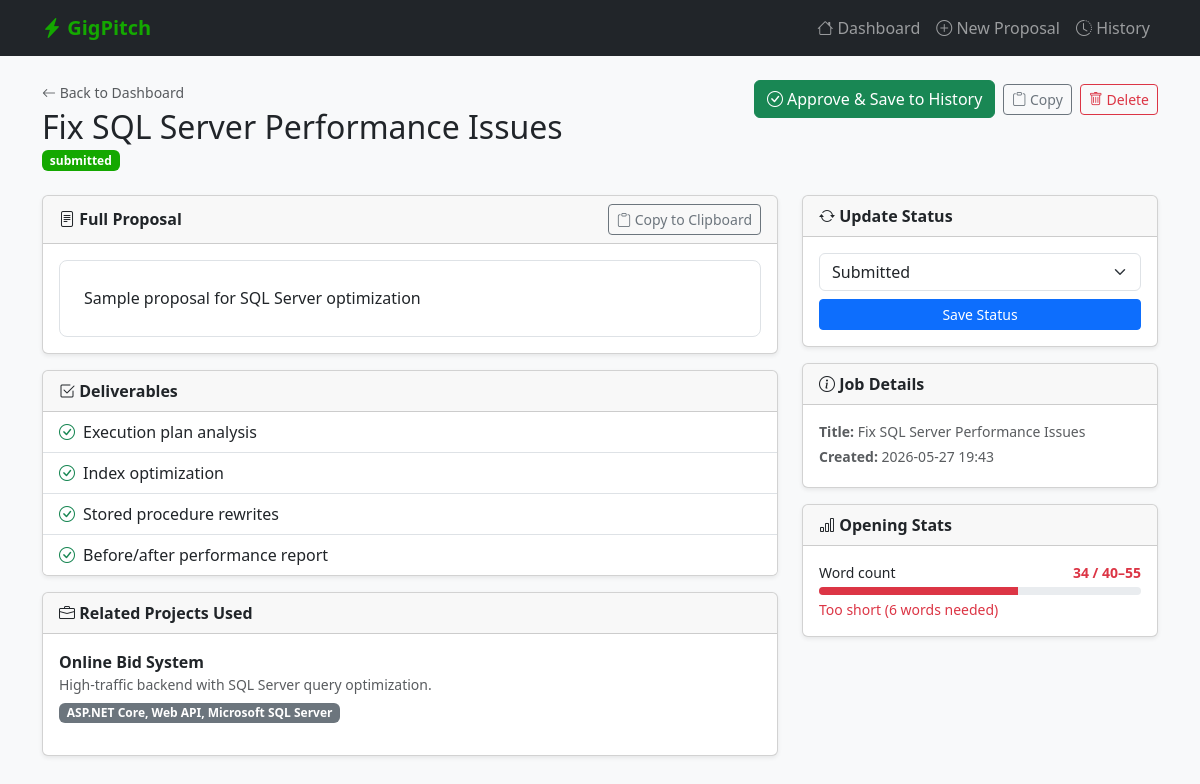
Screenshot of /proposal/2 with the database file from the repository.
### tables this page shows
CREATE TABLE proposals (
                id INTEGER PRIMARY KEY AUTOINCREMENT,
                user_id INTEGER NOT NULL,
                job_title TEXT NOT NULL,
                job_description TEXT NOT NULL,
                client_questions TEXT,
                opening TEXT NOT NULL,
                introduction TEXT NOT NULL,
                deliverables TEXT NOT NULL,
                related_projects TEXT NOT NULL,
                cta TEXT NOT NULL,
                loom_url TEXT,
                full_text TEXT NOT NULL,
                status TEXT NOT NULL DEFAULT 'draft',
                created_at DATETIME DEFAULT CURRENT_TIMESTAMP,
                updated_at DATETIME DEFAULT CURRENT_TIMESTAMP,
                FOREIGN KEY (user_id) REFERENCES users(id)
            );

### app.py (the view)
@app.route("/proposal/<int:proposal_id>")
def view_proposal(proposal_id):
    proposal = get_proposal(proposal_id)
    if not proposal:
        flash("Proposal not found.", "danger")
        return redirect(url_for("index"))
    return render_template("proposal.html", proposal=proposal)

### database/db.py (called while the page is built)
def get_db():
    conn = sqlite3.connect(DB_PATH)
    conn.row_factory = sqlite3.Row
    conn.execute("PRAGMA foreign_keys = ON")
    return conn

### proposals/proposal_builder.py (called while the page is built)
def get_proposal(proposal_id: int) -> Optional[dict]:
    conn = get_db()
    try:
        row = conn.execute("SELECT * FROM proposals WHERE id = ?", (proposal_id,)).fetchone()
        if not row:
            return None
        data = dict(row)
        data["deliverables"] = json.loads(data.get("deliverables", "[]"))
        data["related_projects"] = json.loads(data.get("related_projects", "[]"))
        return data
    finally:
        conn.close()

### templates/proposal.html (shortened to what this page needs)
{% extends "base.html" %}
{% block content %}
<div class="d-flex justify-content-between align-items-start mb-4 flex-wrap gap-2">
    <div>
        <a href="{{ url_for('index') }}" class="text-decoration-none text-muted small">
            <i class="bi bi-arrow-left"></i> Back to Dashboard
        </a>
        <h2 class="mt-1 mb-0">{{ proposal.job_title }}</h2>
        <span class="badge status-{{ proposal.status }} text-white mt-1">{{ proposal.status }}</span>
    </div>
    <div class="d-flex gap-2 flex-wrap align-items-center">
        {% if proposal.status != 'approved' %}
        <form method="POST" action="{{ url_for('approve', proposal_id=proposal.id) }}">
            <button type="submit" class="btn btn-success">
                <i class="bi bi-check-circle"></i> Approve & Save to History
            </button>
        </form>
        {% else %}
        <span class="badge bg-success fs-6 px-3 py-2">
            <i class="bi bi-check-circle"></i> Approved
        </span>
        {% endif %}
        <button class="btn btn-outline-secondary btn-sm copy-btn" onclick="copyProposal()">
            <i class="bi bi-clipboard"></i> Copy
        </button>
        <form method="POST" action="{{ url_for('delete', proposal_id=proposal.id) }}"
              onsubmit="return confirm('Delete this proposal?')">
            <button type="submit" class="btn btn-outline-danger btn-sm">
                <i class="bi bi-trash"></i> Delete
            </button>
        </form>
    </div>
</div>
<div class="row g-4">
    <div class="col-lg-8">
        <div class="card shadow-sm">
            <div class="card-header d-flex justify-content-between align-items-center">
                <span class="fw-semibold"><i class="bi bi-file-text"></i> Full Proposal</span>
                <button class="btn btn-sm btn-outline-secondary copy-btn" onclick="copyProposal()">
                    <i class="bi bi-clipboard"></i> Copy to Clipboard
                </button>
            </div>
            <div class="card-body p-0">
                <div class="full-text-box m-3" id="proposalText">{{ proposal.full_text }}</div>
            </div>
        </div>
        {% if proposal.deliverables %}
        <div class="card shadow-sm mt-3">
            <div class="card-header fw-semibold">
                <i class="bi bi-check2-square"></i> Deliverables
            </div>
            <ul class="list-group list-group-flush">
                {% for item in proposal.deliverables %}
                <li class="list-group-item">
                    <i class="bi bi-check-circle text-success me-2"></i>{{ item }}
                </li>
                {% endfor %}
            </ul>
        </div>
        {% endif %}
        {% if proposal.related_projects %}
        <div class="card shadow-sm mt-3">
            <div class="card-header fw-semibold">
                <i class="bi bi-briefcase"></i> Related Projects Used
            </div>
            <div class="card-body">
                {% for proj in proposal.related_projects %}
                <div class="mb-3 {% if not loop.last %}border-bottom pb-3{% endif %}">
                    <strong>{{ proj.name }}</strong>
                    <p class="text-muted small mb-1">{{ proj.summary }}</p>
                    <span class="badge bg-secondary">{{ proj.skills }}</span>
                </div>
                {% endfor %}
            </div>
        </div>
        {% endif %}
    </div>
    <div class="col-lg-4">
        <div class="card shadow-sm mb-3">
            <div class="card-header fw-semibold">
                <i class="bi bi-arrow-repeat"></i> Update Status
            </div>
            <div class="card-body">
                <form method="POST" action="{{ url_for('update_status', proposal_id=proposal.id) }}">
                    <div class="mb-2">
                        <select name="status" class="form-select">
                            {% for s in ['draft', 'ready', 'submitted', 'archived'] %}
                            <option value="{{ s }}" {% if proposal.status == s %}selected{% endif %}>
                                {{ s|capitalize }}
                            </option>
                            {% endfor %}
                        </select>
                    </div>
                    <button type="submit" class="btn btn-primary w-100 btn-sm">
                        Save Status
                    </button>
                </form>
            </div>
        </div>
        <div class="card shadow-sm mb-3">
            <div class="card-header fw-semibold">
                <i class="bi bi-info-circle"></i> Job Details
            </div>
            <div class="card-body small text-muted">
                <p class="mb-1"><strong>Title:</strong> {{ proposal.job_title }}</p>
                <p class="mb-1"><strong>Created:</strong> {{ proposal.created_at[:16] if proposal.created_at else 'N/A' }}</p>
            </div>
        </div>
        <div class="card shadow-sm">
            <div class="card-header fw-semibold">
                <i class="bi bi-bar-chart"></i> Opening Stats
            </div>
            <div class="card-body">
                {% set word_count = proposal.opening.split()|length %}
                <div class="d-flex justify-content-between mb-1">
                    <small>Word count</small>
                    <small class="fw-bold {% if word_count >= 40 and word_count <= 55 %}text-success{% else %}text-danger{% endif %}">
                        {{ word_count }} / 40–55
                    </small>
                </div>
                <div class="progress" style="height: 8px;">
                    {% set pct = [(word_count / 55 * 100), 100]|min %}
                    <div class="progress-bar {% if word_count >= 40 and word_count <= 55 %}bg-success{% else %}bg-danger{% endif %}"
                         style="width: {{ pct }}%"></div>
                </div>
                {% if word_count < 40 %}
                <small class="text-danger mt-1 d-block">Too short ({{ 40 - word_count }} words needed)</small>
                {% elif word_count > 55 %}
                <small class="text-danger mt-1 d-block">Too long ({{ word_count - 55 }} words over)</small>
                {% else %}
                <small class="text-success mt-1 d-block"><i class="bi bi-check-circle"></i> Perfect length</small>
                {% endif %}
            </div>
        </div>
    </div>
</div>
{% endblock %}

### templates/base.html (style rules this page uses)
body { background-color: #f8f9fa; }
.status-submitted { background-color: #14a800; }
.full-text-box { white-space: pre-wrap; background: #fff; border: 1px solid #dee2e6; border-radius: 8px; padding: 1.5rem; font-family: inherit; line-height: 1.7; }
.copy-btn { cursor: pointer; }

### rows the page displays
proposals: job_title "Fix SQL Server Performance Issues", status "submitted", full_text "Sample proposal for SQL Server optimization", status "Submitted", created_at "2026-05-27 19:43"

### other values shown
{{ item }} "Execution plan analysis" "Index optimization" "Stored procedure rewrites" "Before/after performance report"
{{ proj.name }} "Online Bid System"
{{ proj.summary }} "High-traffic backend with SQL Server query optimization."
{{ proj.skills }} "ASP.NET Core, Web API, Microsoft SQL Server"
{{ word_count }} "34"
{{ 40 - word_count }} "6"
